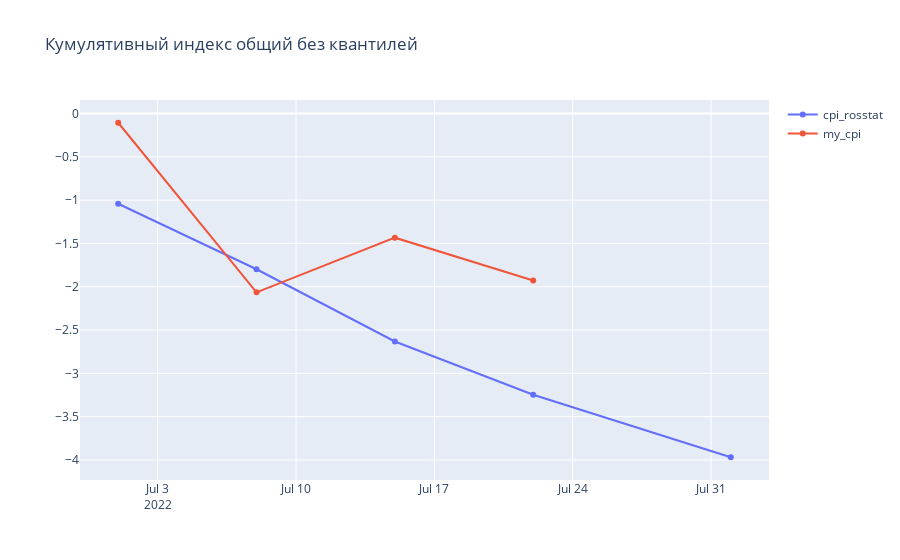

The cell this chart's notebook holds for it:
### Code cell
plot_multiple_ts((week_gen_index.loc[week_gen_index['report_dt'] >= pd.to_datetime('2022-07-01'), 'cpi_rosstat'] - 100).cumsum(),
                 (week_gen_index.loc[week_gen_index['report_dt'] >= pd.to_datetime('2022-07-01'), 'my_cpi'] - 100).cumsum(), title_text='Кумулятивный индекс общий без квантилей')

### Figure 1 — Plotly figure (JSON) as saved in the notebook; plotly's stock layout.template omitted (floating-point values rounded to 4 significant figures)
{"data": [{"mode": "lines+markers", "name": "cpi_rosstat", "showlegend": true, "type": "scatter", "x": ["2022-07-01T00:00:00", "2022-07-08T00:00:00", "2022-07-15T00:00:00", "2022-07-22T00:00:00", "2022-08-01T00:00:00"], "y": [-1.041, -1.798, -2.632, -3.246, -3.968]}, {"mode": "lines+markers", "name": "my_cpi", "showlegend": true, "type": "scatter", "x": ["2022-07-01T00:00:00", "2022-07-08T00:00:00", "2022-07-15T00:00:00", "2022-07-22T00:00:00", "2022-08-01T00:00:00"], "y": [-0.1062, -2.064, -1.433, -1.927, null]}], "layout": {"title": {"text": "Кумулятивный индекс общий без квантилей"}}}
